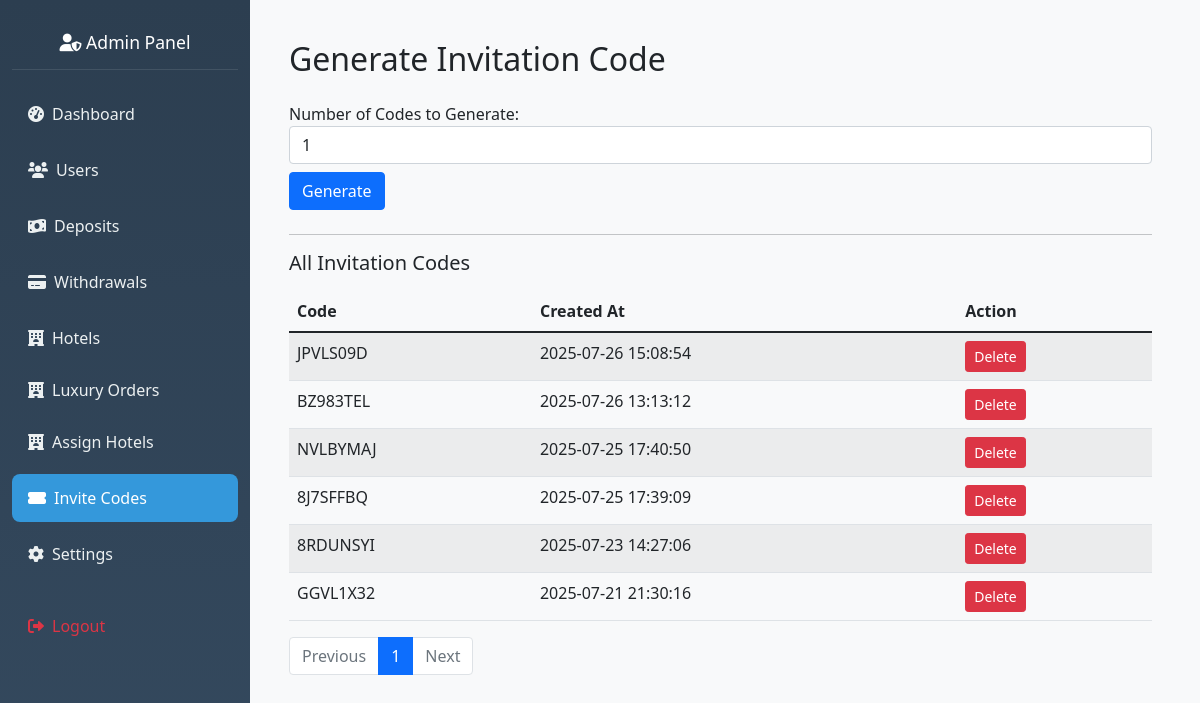
Screenshot of /admin/generate-invite (signed in) with the database file from the repository.
### hotel_app/models.py (models this page shows, shortened)
class InvitationCode(db.Model):
    __tablename__ = 'invitation_code'
    id = db.Column(db.Integer, primary_key=True)
    code = db.Column(db.String(20), unique=True, nullable=False)
    is_used = db.Column(db.Boolean, default=False)
    created_at = db.Column(db.DateTime, default=datetime.utcnow)

### hotel_app/routes.py (the view, shortened to what this page needs)
@app.route('/admin/generate-invite', methods=['GET', 'POST'])
@admin_required
def generate_invitation_code():
    page = request.args.get('page', 1, type=int)
    codes = InvitationCode.query.order_by(InvitationCode.id.desc()).paginate(
        page=page, per_page=20, error_out=False
    )
    return render_template('admin_invite.html', codes=codes)

### hotel_app/routes.py (called while the page is built)
def admin_required(f):
    @wraps(f)
    def wrapper(*args, **kwargs):
        admin_id = session.get('admin_id')
        if not admin_id:
            flash("Admin login required.", "danger")
            return redirect(url_for('admin_login'))
        admin = Admin.query.get(admin_id)
        if not admin or not admin.is_active:
            session.pop('admin_id', None)
            flash("Admin access denied.", "danger")
            return redirect(url_for('admin_login'))
        g.current_admin = admin
        return f(*args, **kwargs)
    return wrapper

@app.before_request
def check_admin_routes():
    if request.endpoint and request.endpoint.startswith('admin_') and request.endpoint != 'admin_login':
        if 'admin_id' not in session:
            return redirect(url_for('admin_login'))

### hotel_app/templates/admin_invite.html
{% extends "admin_base.html" %}
{% block content %}
<div class="container mt-4">
    <h2 class="mb-4">Generate Invitation Code</h2>
    <form method="POST" action="{{ url_for('generate_invitation_code') }}" class="mb-4">
        <div class="form-group">
            <label for="num_codes">Number of Codes to Generate:</label>
            <input type="number" name="num_codes" id="num_codes" class="form-control" min="1" value="1" required>
        </div>
        <button type="submit" class="btn btn-primary mt-2">Generate</button>
    </form>
    <hr>
    {% if codes and codes[0] is string %}
        <h5 class="mb-3">Recently Generated Code(s)</h5>
        <ul class="list-group mb-4">
            {% for code in codes %}
                <li class="list-group-item">{{ code }}</li>
            {% endfor %}
        </ul>
        <a href="{{ url_for('generate_invitation_code') }}" class="btn btn-secondary">View All Codes</a>
    {% elif codes and codes.items is defined %}
        <h5 class="mb-3">All Invitation Codes</h5>
        <table class="table table-striped">
            <thead>
                <tr>
                    <th>Code</th>
                    <th>Created At</th>
                    <th>Action</th>
                </tr>
            </thead>
            <tbody>
                {% for invite in codes.items %}
                    <tr>
                        <td>{{ invite.code }}</td>
                        <td>{{ invite.created_at.strftime('%Y-%m-%d %H:%M:%S') }}</td>
                        <td>
                            <form method="POST" action="{{ url_for('delete_invitation_code', code_id=invite.id) }}" onsubmit="return confirm('Are you sure you want to delete this code?');">
                                <button type="submit" class="btn btn-sm btn-danger">Delete</button>
                            </form>
                        </td>
                    </tr>
                {% endfor %}
            </tbody>
        </table>
        <nav>
            <ul class="pagination">
                {% if codes.has_prev %}
                    <li class="page-item">
                        <a class="page-link" href="{{ url_for('generate_invitation_code', page=codes.prev_num) }}">Previous</a>
                    </li>
                {% else %}
                    <li class="page-item disabled">
                        <span class="page-link">Previous</span>
                    </li>
                {% endif %}
                {% for page_num in codes.iter_pages(left_edge=1, right_edge=1, left_current=2, right_current=2) %}
                    {% if page_num %}
                        <li class="page-item {% if page_num == codes.page %}active{% endif %}">
                            <a class="page-link" href="{{ url_for('generate_invitation_code', page=page_num) }}">{{ page_num }}</a>
                        </li>
                    {% else %}
                        <li class="page-item disabled"><span class="page-link">…</span></li>
                    {% endif %}
                {% endfor %}
                {% if codes.has_next %}
                    <li class="page-item">
                        <a class="page-link" href="{{ url_for('generate_invitation_code', page=codes.next_num) }}">Next</a>
                    </li>
                {% else %}
                    <li class="page-item disabled">
                        <span class="page-link">Next</span>
                    </li>
                {% endif %}
            </ul>
        </nav>
    {% else %}
        <p>No invitation codes found.</p>
    {% endif %}
</div>
{% endblock %}

### rows the page displays
InvitationCode: code "JPVLS09D", created_at "2025-07-26 15:08:54"
InvitationCode: code "BZ983TEL", created_at "2025-07-26 13:13:12"
InvitationCode: code "NVLBYMAJ", created_at "2025-07-25 17:40:50"
InvitationCode: code "8J7SFFBQ", created_at "2025-07-25 17:39:09"
InvitationCode: code "8RDUNSYI", created_at "2025-07-23 14:27:06"
InvitationCode: code "GGVL1X32", created_at "2025-07-21 21:30:16"

### other values shown
{{ page_num }} "1"
